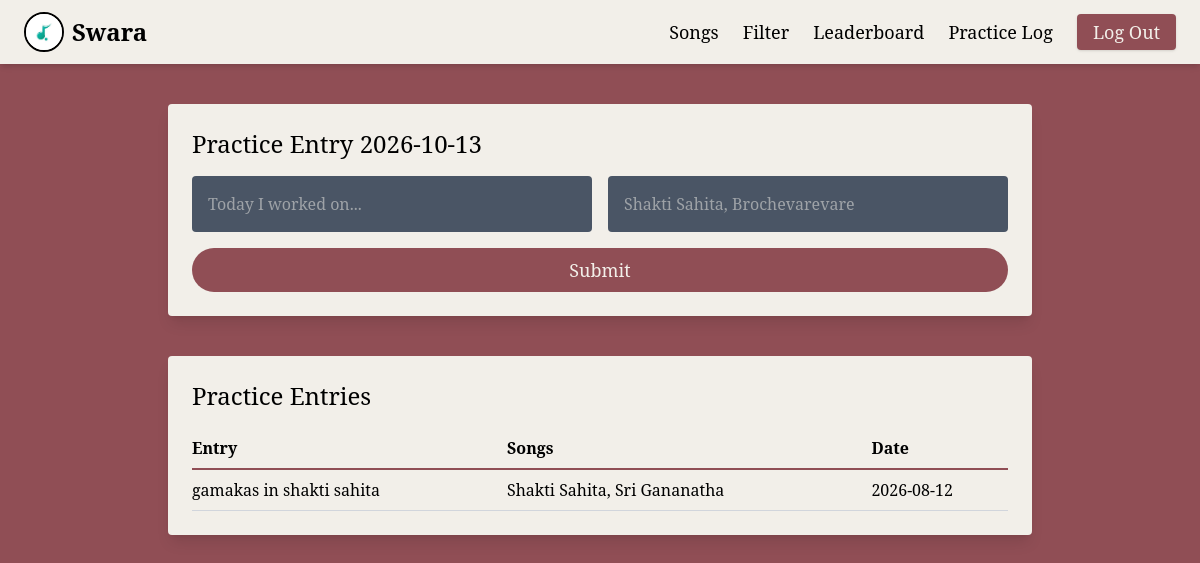
The app's page /plog (signed in) with its own data.
### tables this page shows
CREATE TABLE practice_log (
    id INTEGER PRIMARY KEY,
    user_id INTEGER NOT NULL,
    entry TEXT NOT NULL,
    songs TEXT,
    date TEXT NOT NULL,
    FOREIGN KEY (user_id) REFERENCES users(id)
);

### app.py (the view)
@app.route("/plog")
@login_required
def practice_log():
    db = get_db()
    rows = db.execute(
        "SELECT * FROM practice_log WHERE user_id = ? ORDER BY date DESC", (session["user_id"],)
    ).fetchall()
    db.close()
    return render_template("practiceLog.html", entries=rows, date=date.today().isoformat())

### app.py (called while the page is built)
def get_db():
    conn = sqlite3.connect(DB_PATH)
    conn.row_factory = sqlite3.Row
    return conn

def login_required(f):
    @wraps(f)
    def decorated_function(*args, **kwargs):
        if session.get("user_id") is None:
            return redirect("/login")
        return f(*args, **kwargs)
    return decorated_function

### templates/practiceLog.html (shortened to what this page needs)
<!DOCTYPE html>
<html lang="en">
<head>
    <link href="{{ url_for('static', filename='css/output.css') }}" rel="stylesheet">
</head>
<body class="font-notoserif min-h-screen w-screen bg-rose">
    {% include "_navbar.html" %}
    <div class="max-w-4xl mx-auto px-4 py-10">
        <div class="bg-alabaster rounded shadow-lg p-6 mb-10">
            <h2 class="text-2xl mb-4">Practice Entry {{ date }}</h2>
            <form method="post" action="/plog/add" class="grid gap-4">
                <input class="py-4 px-4 bg-gray-600 text-alabaster rounded" type="text" name="entry" placeholder="Today I worked on..." required>
                <input class="py-4 px-4 bg-gray-600 text-alabaster rounded" type="text" name="songs" placeholder="Shakti Sahita, Brochevarevare" required>
                <button class="col-span-2 bg-rose text-alabaster py-2 rounded-full text-lg hover:bg-saffron" type="submit">Submit</button>
            </form>
        </div>
        <div class="bg-alabaster rounded shadow-lg p-6">
            <h2 class="text-2xl mb-4">Practice Entries</h2>
            {% if entries|length == 0 %}
                <p>No entries yet — add one above.</p>
            {% else %}
                <table class="w-full text-left">
                    <thead>
                        <tr class="border-b-2 border-rose">
                            <th class="py-2">Entry</th>
                            <th class="py-2">Songs</th>
                            <th class="py-2">Date</th>
                        </tr>
                    </thead>
                    <tbody>
                        {% for entry in entries %}
                        <tr class="border-b border-gray-300">
                            <td class="py-2">{{ entry.entry }}</td>
                            <td class="py-2">{{ entry.songs }}</td>
                            <td class="py-2">{{ entry.date }}</td>
                        </tr>
                        {% endfor %}
                    </tbody>
                </table>
            {% endif %}
        </div>
    </div>
</body>
</html>

### records on screen
practice_log: entry "gamakas in shakti sahita", songs "Shakti Sahita, Sri Gananatha", date "2026-08-12"
